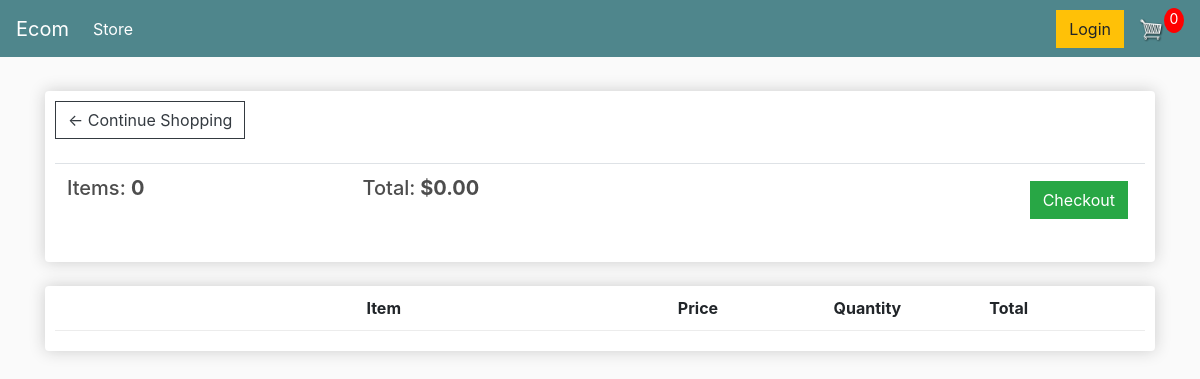
/cart/ (signed in), run on an earlier commit of the app's database.
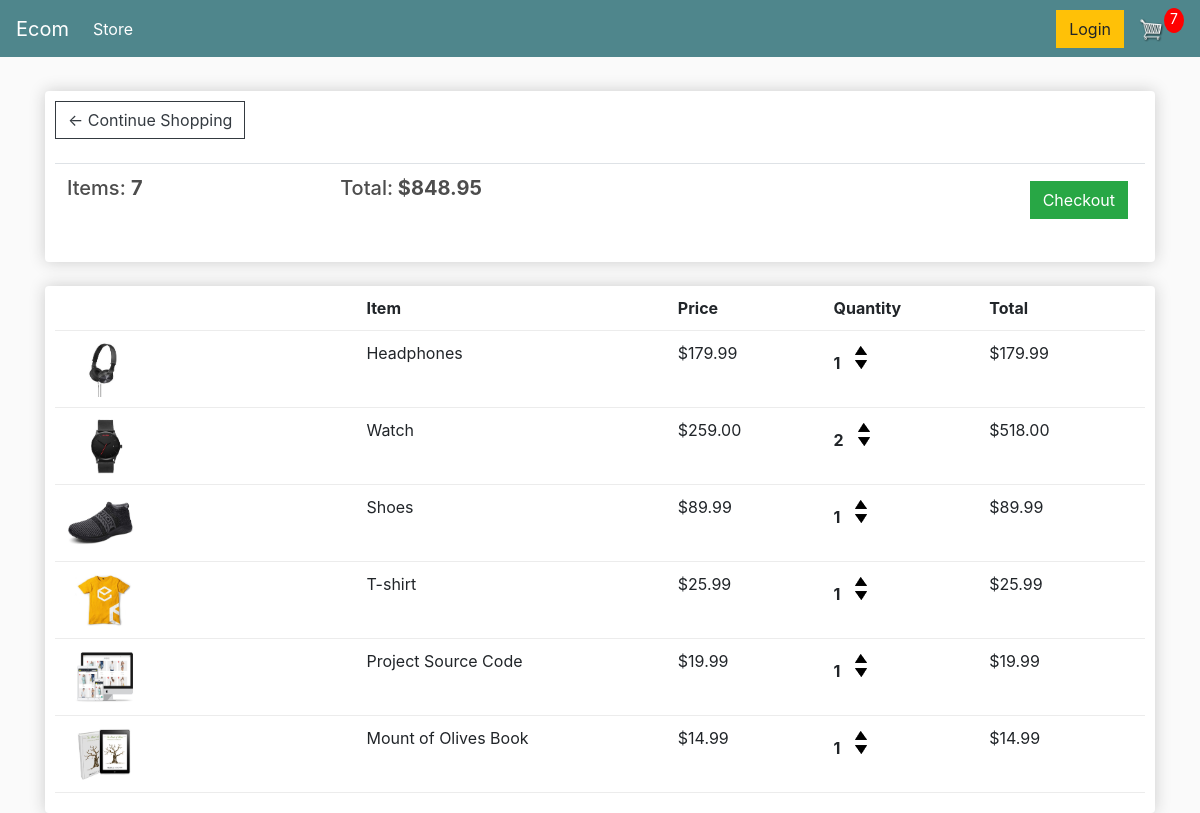
And on a later commit of the database.
### store/models.py (models this page shows, shortened)
class Order(models.Model):
    customer = models.ForeignKey(Customer, on_delete=models.SET_NULL, blank=True, null=True)
    date_ordered = models.DateTimeField(auto_now_add=True)
    complete = models.BooleanField(default=False, null=True, blank=False)
    transaction_id = models.CharField(max_length=200, null=True)
    @property
    def get_cart_total(self):
        orderitems = self.orderitem_set.all()
        total = sum([item.get_total for item in orderitems])
        return total
    @property
    def get_cart_items(self):
        orderitems = self.orderitem_set.all()
        total = sum([item.quantity for item in orderitems])
        return total

class OrderItem(models.Model):
    product = models.ForeignKey(Product, on_delete=models.SET_NULL, blank=True, null=True)
    order = models.ForeignKey(Order, on_delete=models.SET_NULL,blank=True, null=True)
    quantity = models.IntegerField(default=0, null=True, blank=True)
    date_added = models.DateTimeField(auto_now_add=True)
    @property
    def get_total(self):
        total = self.product.price * self.quantity
        return total

class Product(models.Model):
    name = models.CharField(max_length=200, null=True)
    price = models.DecimalField(max_digits=7,decimal_places=2 )
    digital = models.BooleanField(default=False, null=True, blank=False)
    image = models.ImageField(null=True, blank=True)
    @property
    def imageURL(self):
        try:
            url = self.image.url
        except:
            url = ''
        return url

### store/views.py (the view)
# urls.py: path('cart/', views.cart, name="cart"),
def cart(request):
	data = cartData(request)
	cartItems = data['cartItems']
	order = data['order']
	items = data['items']
	context = {'items':items, 'order':order, 'cartItems':cartItems}
	return render(request, 'store/cart.html', context)

### store/utils.py (called while the page is built)
def cartData(request):
	if request.user.is_authenticated:
		customer = request.user.customer
		order, created = Order.objects.get_or_create(customer=customer, complete=False)
		items = order.orderitem_set.all()
		cartItems = order.get_cart_items
	else:
		cookieData = cookieCart(request)
		cartItems = cookieData['cartItems']
		order = cookieData['order']
		items = cookieData['items']
	return {'cartItems':cartItems ,'order':order, 'items':items}

### store/templates/store/cart.html
{% extends 'store/main.html' %}
{% load static %}
{% block content %}
	<div class="row">
		<div class="col-lg-12">
			<div class="box-element">
				<a  class="btn btn-outline-dark" href="{% url 'store' %}">&#x2190; Continue Shopping</a>
				<br>
				<br>
				<table class="table">
					<tr>
						<th><h5>Items: <strong>{{order.get_cart_items}}</strong></h5></th>
						<th><h5>Total:<strong> ${{order.get_cart_total|floatformat:2}}</strong></h5></th>
						<th>
							<a  style="float:right; margin:5px;" class="btn btn-success" href="{% url 'checkout' %}">Checkout</a>
						</th>
					</tr>
				</table>
			</div>
			<br>
			<div class="box-element">
				<div class="cart-row">
					<div style="flex:2"></div>
					<div style="flex:2"><strong>Item</strong></div>
					<div style="flex:1"><strong>Price</strong></div>
					<div style="flex:1"><strong>Quantity</strong></div>
					<div style="flex:1"><strong>Total</strong></div>
				</div>
				{% for item in items %}
				<div class="cart-row">
					<div style="flex:2"><img class="row-image" src="{{item.product.imageURL}}"></div>
					<div style="flex:2"><p>{{item.product.name}}</p></div>
					<div style="flex:1"><p>${{item.product.price|floatformat:2}}</p></div>
					<div style="flex:1">
						<p class="quantity">{{item.quantity}}</p>
						<div class="quantity">
							<img data-product="{{item.product.id}}" data-action="add" class="chg-quantity update-cart" src="{% static  'images/arrow-up.png' %}">
							<img data-product="{{item.product.id}}" data-action="remove" class="chg-quantity update-cart" src="{% static  'images/arrow-down.png' %}">
						</div>
					</div>
					<div style="flex:1"><p>${{item.get_total|floatformat:2}}</p></div>
				</div>
				{% endfor %}
			</div>
		</div>
	</div>
{% endblock content %}

### store/templates/store/main.html (shortened to what this page needs)
<!DOCTYPE html>
{% load static %}
<html>
<head>
	<link rel="stylesheet" href="https://stackpath.bootstrapcdn.com/bootstrap/4.4.1/css/bootstrap.min.css">
	<link rel="stylesheet" type="text/css" href="{% static 'css/main.css' %}">
</head>
<body>
	<nav class="navbar navbar-expand-lg navbar-dark bg-dark">
	  <a class="navbar-brand" href="{% url 'store' %}">Ecom</a>
	  <div class="collapse navbar-collapse" id="navbarSupportedContent">
	    <ul class="navbar-nav mr-auto">
	      <li class="nav-item active">
	        <a class="nav-link" href="{% url 'store' %}">Store <span class="sr-only">(current)</span></a>
	      </li>
	    </ul>
	    <div class="form-inline my-2 my-lg-0">
	     	<a href="#"class="btn btn-warning">Login</a>
	     	<a href="{% url 'cart' %}">
	    		<img  id="cart-icon" src="{% static 'images/cart.png' %}">
	    	</a>
	    	<p id="cart-total">{{cartItems}}</p>
	    </div>
	  </div>
	</nav>
     <div class="container">
            <br>
            {% block content %}
            {% endblock content %}
         </div>
</body>
</html>

### static/css/main.css (style rules this page uses)
body { background-color: hsl(0, 0%, 98%); }
h1,h2,h3,h4,h5,h6 { color:hsl(0, 0%, 30%); }
.box-element { box-shadow:hsl(0, 0%, 80%) 0 0 16px; background-color: #fff; border-radius: 4px; padding: 10px; }
.bg-dark { background-color: #4f868c!important; }
#cart-icon { width:25px; display: inline-block; margin-left: 15px; }
#cart-total { display: block; text-align: center; color:#fff; background-color: red; width: 20px; height: 25px; border-radius: 50%; font-size: 14px; }
.col-lg-4, .col-lg-6, .col-lg-8, .col-lg-12 { margin-top: 10px; }
.btn { border-radius: 0; }
.row-image { width: 100px; }
.cart-row { display: flex; align-items: flex-stretch; padding-bottom: 10px; margin-bottom: 10px; border-bottom: 1px solid #ececec; }
.quantity { display: inline-block; font-weight: 700; padding-right:10px; }
.chg-quantity { width: 12px; cursor: pointer; display: block; margin-top: 5px; transition:.1s; }

What changed in the data, as far as the page shows it:
changed Order: get_cart_items "0" → "7"; get_cart_total "0.00" → "848.95"
added OrderItem: product.imageURL (picture), product.name "Headphones", product.price "179.99", quantity "1", get_total "179.99"
added OrderItem: product.imageURL (picture), product.name "Watch", product.price "259.00", quantity "2", get_total "518.00"
added OrderItem: product.imageURL (picture), product.name "Shoes", product.price "89.99", quantity "1", get_total "89.99"
added OrderItem: product.imageURL (picture), product.name "T-shirt", product.price "25.99", quantity "1", get_total "25.99"
added OrderItem: product.imageURL (picture), product.name "Project Source Code", product.price "19.99", quantity "1", get_total "19.99"
added OrderItem: product.imageURL (picture), product.name "Mount of Olives Book", product.price "14.99", quantity "1", get_total "14.99"
Also different on the page:
{{ cartItems }}: "0" → "7"
